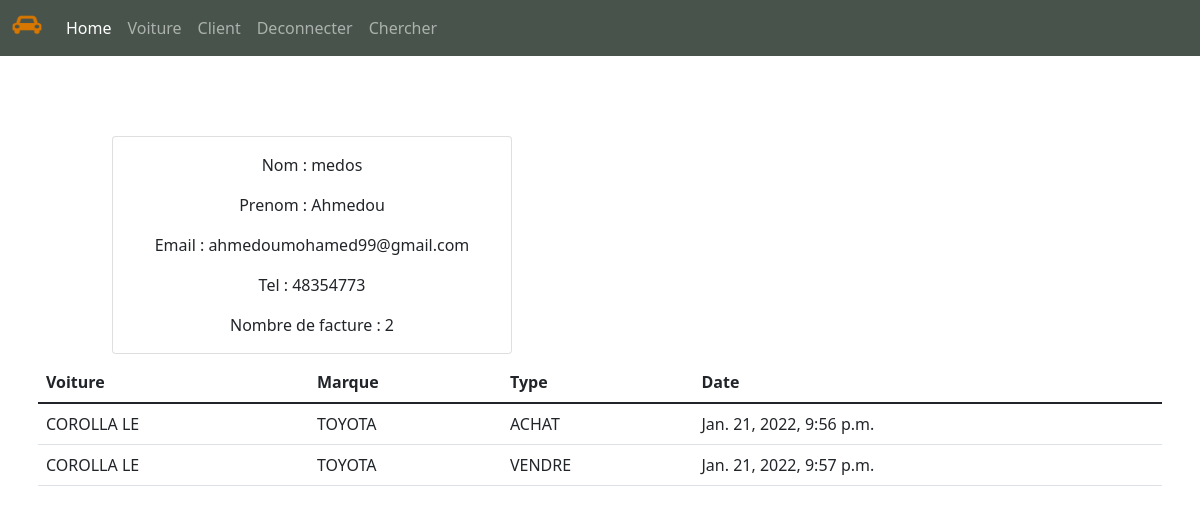
Page /client/1 on the earlier database version.
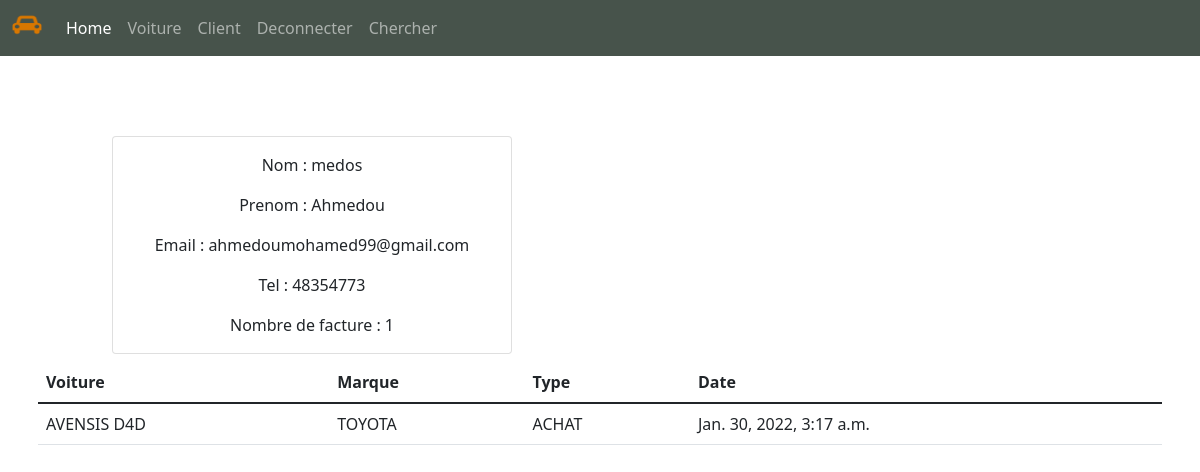
Same page on the later database version.
### Bourse/models.py (models this page shows, shortened)
class Facture(models.Model):
    FACTURE_TYPE = (
        ('ACHAT', 'Achat'),
        ('VENDRE', 'Vendre')
    )
    client = models.ForeignKey(Client, null=True, on_delete=models.SET_NULL)
    voiture = models.ForeignKey(Voiture ,related_name='factures', on_delete=models.CASCADE)
    type = models.CharField(max_length=50, choices=FACTURE_TYPE)
    date = models.DateTimeField(auto_now_add=True)

class Voiture(models.Model):
    matricule = models.CharField(max_length=50)
    marque = models.CharField(max_length=50)
    couleur = models.CharField(max_length=60)
    prix = models.FloatField(max_length=40)
    modele = models.CharField(max_length=40)
    numerosachet = models.CharField(max_length=40)
    image = models.ImageField(upload_to='static/image', null=True)
    def __str__(self):
      return self.modele

### Bourse/views.py (the view)
# urls.py: path('client/<str:pk>',views.client, name="client"),
def client(request,pk):
    client = Client.objects.get(id=pk)
    factures = client.facture_set.all()
    nombre_facture = factures.count()
    context = {'client': client,
               'factures': factures,
               'nombre_facture':  nombre_facture }
    return render(request, 'Bourse/Client.html', context)

### Bourse/templates/Bourse/Client.html (shortened to what this page needs)
{% extends 'Bourse/Principale.html' %}
{% block content %}
<h1 class="p-3">  </h1>
<h1 class="p-3">  </h1>
<center>
<div class="row">
  <div class= "col-4" >
    <div class="col-md-5">
     <div class="card" style="width: 25rem;">
        <div class="card-body">
             <p class="card-text">Nom   :   {{client.nom}}</p>
              <p class="card-text">Prenom  :  {{client.prenom}}</p>
              <p class="card-text">Email  :  {{client.email}}</p>
              <p class="card-text">Tel  :   {{client.tel}}</p>
              <p class="card-text">Nombre de facture  :  {{nombre_facture}} </p>
       </div>
    </div>
  </div>
</div>
</div>
</center>
<center>
<div class="container p-2">
          <table class="table">
            <thead>
           <tr>
          <th scope="col">Voiture</th>
          <th scope="col">Marque</th>
          <th scope="col">Type</th>
          <th scope="col">Date</th>
        </tr>
      </thead>
      <tbody>
        {% for item in factures %}
          <tr>
        <td>{{item.voiture}}</td>
        <td>{{item.voiture.marque}}</td>
        <td>{{item.type}}</td>
        <td>{{item.date}}</td>
         </tr>
        {% endfor %}
    </tbody>
  </table>
</div>
</center>
{% endblock %}

Differences in the rows shown:
removed Facture: voiture "COROLLA LE", voiture.marque "TOYOTA", type "ACHAT", date "Jan. 21, 2022, 9:56 p.m."
removed Facture: voiture "COROLLA LE", voiture.marque "TOYOTA", type "VENDRE", date "Jan. 21, 2022, 9:57 p.m."
added Facture: voiture "AVENSIS D4D", voiture.marque "TOYOTA", type "ACHAT", date "Jan. 30, 2022, 3:17 a.m."
Other differences:
{{ nombre_facture }}: "2" → "1"
